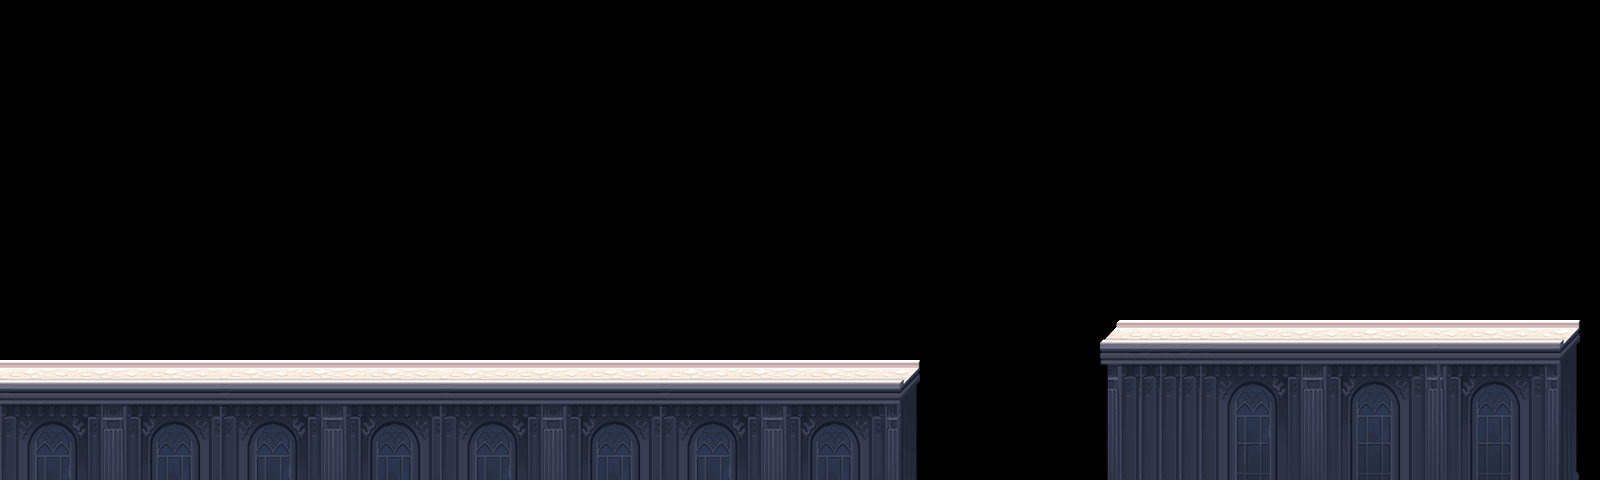

A 2D game scene composited from a Tiled map and its tileset images. What follows is a short description and the map's XML, with each tile layer's data collapsed to a summary:
An orthogonal 80x12 tile map with 20x40 px tiles, 1 tile layer (块层 1) and 69 objects (23x 3, 18x 1, 12x 2, 6x 4, 4x 5, ...).

<map version="1.0" orientation="orthogonal" width="80" height="12" tilewidth="20" tileheight="40">
 <tileset firstgid="1" name="road" tilewidth="20" tileheight="40">
  <image source="road.png" width="280" height="188" />
 </tileset>
 <layer name="块层 1" width="80" height="12">
  <data>[960 cells, 234 non-empty, 56 distinct tile ids]</data>
 </layer>
 <objectgroup name="collision" width="80" height="12">
  <object x="-2" y="374" width="914" height="108" />
  <object x="1108" y="335" width="464" height="144" />
 </objectgroup>
 <objectgroup name="items" width="80" height="12">
  <object type="3" x="200" y="200" />
  <object type="1" x="1320" y="280" />
  <object type="1" x="1360" y="280" />
  <object type="4" x="1280" y="280" />
  <object type="1" x="1480" y="280" />
  <object type="4" x="1440" y="280" />
  <object type="1" x="1400" y="280" />
  <object type="1" x="1520" y="280" />
  <object type="1" x="1240" y="280" />
  <object type="1" x="1200" y="280" />
  <object type="1" x="1160" y="280" />
  <object type="5" x="200" y="240" />
  <object type="1" x="200" y="320" />
  <object type="7" x="200" y="280" />
  <object type="1" x="200" y="360" />
  <object type="2" x="240" y="280" />
  <object type="2" x="280" y="280" />
  <object type="2" x="320" y="280" />
  <object type="2" x="160" y="280" />
  <object type="2" x="120" y="280" />
  <object type="2" x="80" y="280" />
  <object type="4" x="160" y="240" />
  <object type="6" x="240" y="240" />
  <object type="1" x="240" y="320" />
  <object type="1" x="160" y="320" />
  <object type="3" x="120" y="240" />
  <object type="3" x="160" y="200" />
  <object type="3" x="240" y="200" />
  <object type="3" x="280" y="240" />
  <object type="1" x="680" y="160" />
  <object type="3" x="680" y="360" />
  <object type="1" x="640" y="200" />
  <object type="1" x="720" y="200" />
  <object type="1" x="620" y="240" />
  <object type="1" x="740" y="240" />
  <object type="3" x="640" y="280" />
  <object type="6" x="660" y="320" />
  <object type="7" x="700" y="320" />
  <object type="3" x="720" y="280" />
  <object type="2" x="680" y="200" />
  <object type="2" x="680" y="240" />
  <object type="3" x="680" y="280" />
  <object type="3" x="600" y="280" />
  <object type="5" x="620" y="320" />
  <object type="3" x="640" y="360" />
  <object type="3" x="760" y="280" />
  <object type="5" x="740" y="320" />
  <object type="3" x="720" y="360" />
  <object type="3" x="560" y="280" />
  <object type="4" x="580" y="320" />
  <object type="3" x="600" y="360" />
  <object type="3" x="800" y="280" />
  <object type="4" x="780" y="320" />
  <object type="3" x="760" y="360" />
  <object type="3" x="520" y="280" />
  <object type="3" x="540" y="320" />
  <object type="3" x="560" y="360" />
  <object type="3" x="840" y="280" />
  <object type="3" x="820" y="320" />
  <object type="3" x="800" y="360" />
  <object type="2" x="980" y="240" />
  <object type="2" x="980" y="280" />
  <object type="5" x="1020" y="240" />
  <object type="4" x="1020" y="280" />
  <object type="2" x="1060" y="240" />
  <object type="2" x="1060" y="280" />
 </objectgroup>
 <objectgroup name="enemy" width="80" height="12">
  <object type="1" x="420" y="360" />
 </objectgroup>
 <objectgroup name="up" width="80" height="12" />
</map>
